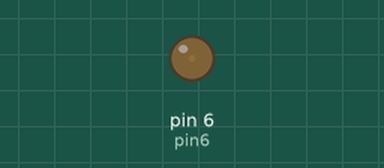
Simulated run of this sketch. Board: Arduino Uno, built with avr-gcc and run on an emulated ATmega328P. Shown: output pins drawn as LEDs (lit = HIGH).

Above: at 0.05 s.
At 1.25 s:
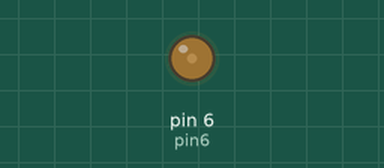
At 2.5 s:
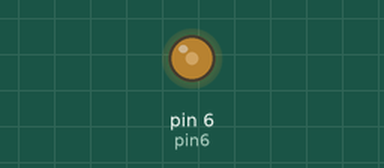
Timing chart, 0 to 5.8 s (numbered marks = the images above):
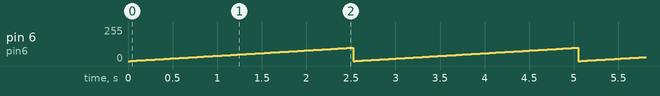

The sketch:

Exercicio5BrilhoGradual.ino
```cpp
byte pin6 = 6;
int i;

void setup() {
}

void loop() {
  for(i = 0; i <= 100; i ++){
    analogWrite(pin6,i);
    delay(25);
  }
}
```

Measured:
- by itself, pin 6 (pin6): ramps from 0/255 to 100/255 and jumps back, once every 2.5 s
